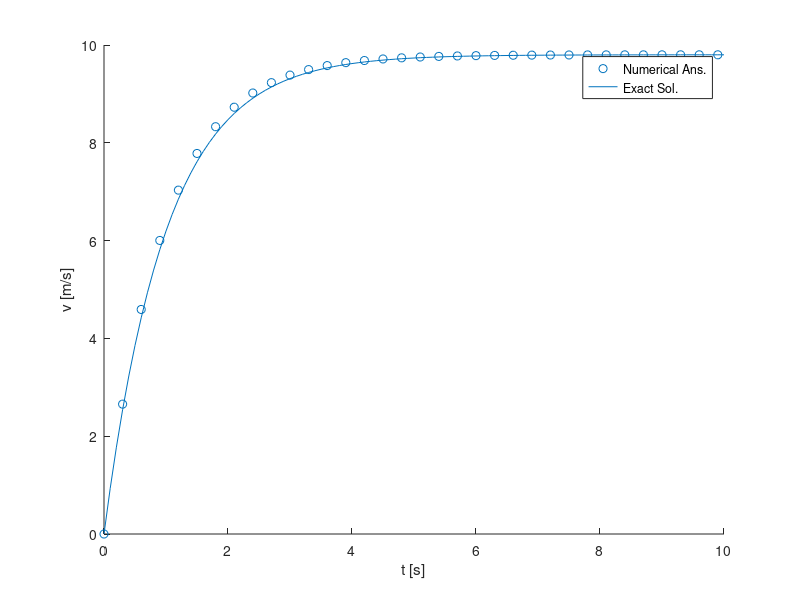

This figure's MATLAB source:
%% Input Parameters
m    = 1.0; % mass of a small ball [kg]
g    = 9.8; % gravitational acceleration [m/s^2]
k    = 1.0; % coefficient of air resistance [N*s/m]
v0   = 0.0; % Initial velocity [m/s]
dt   = 0.1; % time step for simulation [s]
t_max =  10; % time which simulation is stopped [s]

%% simulation
t = 0; % time
i = 1; % counter
v_hist = [v0]; % array to hold velocity value

while true
    % Update V, t, i
    v = v_hist(i) + dt*(g - (k/m)*v_hist(i));
    t = t + dt;
    i = i+1;
    if t >= t_max
        break
    end
    % Add Data
    v_hist = [v_hist v]; 
end

%% Plot result
t_hist = 0:dt:t_max;
scatter(t_hist(1:3:end), v_hist(1:3:end),'DisplayName','Numerical Ans.');
hold on
plot(t_hist, m*g/k*(1-exp(-k*t_hist./m)), 'DisplayName', 'Exact Sol.');
xlabel('t [s]');
ylabel('v [m/s]');
legend()
hold off